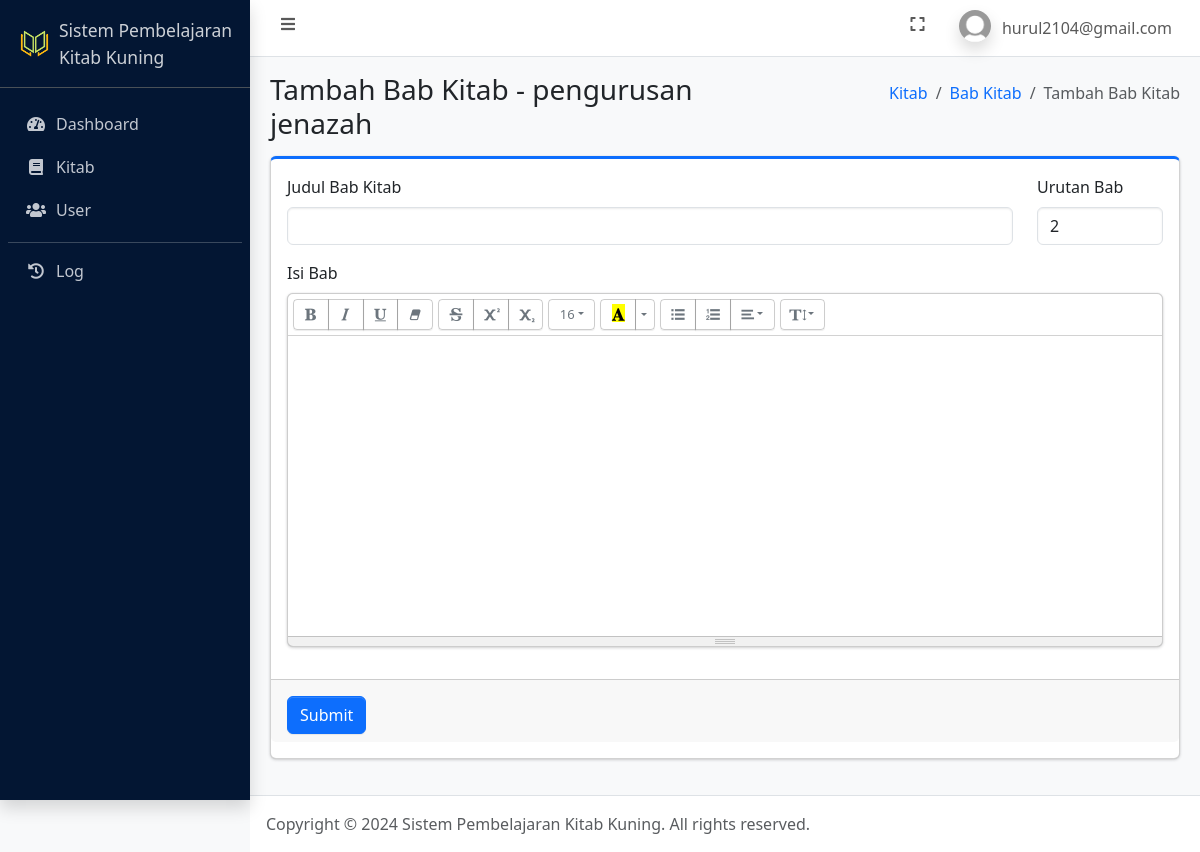
The page /tambah_bab_kitab.php?id_kitab=5 (signed in) on the database its author committed.
### tables this page shows
CREATE TABLE `user` (
  `id_user` int(11) NOT NULL,
  `nama_lengkap` varchar(100) NOT NULL,
  `email` varchar(100) NOT NULL,
  `password` varchar(255) NOT NULL,
  `role` enum('admin','pengguna') NOT NULL,
  `foto` text NOT NULL,
  `is_active` int(1) NOT NULL,
  `dibuat_pada` datetime NOT NULL DEFAULT current_timestamp()
);

CREATE TABLE `kitab` (
  `id_kitab` int(11) NOT NULL,
  `nama_kitab` varchar(255) NOT NULL,
  `pengarang` varchar(255) DEFAULT NULL,
  `jumlah_dibaca` int(11) DEFAULT NULL,
  `dibuat_pada` datetime NOT NULL DEFAULT current_timestamp()
);

CREATE TABLE `bab_kitab` (
  `id_bab_kitab` int(11) NOT NULL,
  `id_kitab` int(11) NOT NULL,
  `judul_bab_kitab` varchar(255) NOT NULL,
  `urutan_bab` int(11) NOT NULL,
  `isi_bab` longtext NOT NULL
);

### connection.php (called while the page is built, shortened)
<?php
	$host = 'localhost';
	$user = 'root';
	$pass = '';
	$database = 'pembelajaran_kitab_kuning';
	$conn = mysqli_connect($host, $user, $pass, $database);
    if (isset($_SESSION['id_user'])) {
    	$id_user = $_SESSION['id_user'];
		$dataUser = mysqli_fetch_assoc(mysqli_query($conn, "SELECT * FROM user WHERE id_user = $id_user"));
	}
?>

### tambah_bab_kitab.php (the view, shortened to what this page needs)
<?php
    require_once 'connection.php';
    $id_kitab = $_GET['id_kitab'];
    $data_kitab = mysqli_fetch_assoc(mysqli_query($conn, "SELECT * FROM kitab WHERE id_kitab = '$id_kitab'"));
    $result_urutan_bab = mysqli_query($conn, "SELECT urutan_bab FROM bab_kitab WHERE id_kitab = '$id_kitab' ORDER BY urutan_bab DESC LIMIT 1");
    if ($result_urutan_bab && mysqli_num_rows($result_urutan_bab) > 0) {
        $row = mysqli_fetch_assoc($result_urutan_bab);
        $urutan_bab_terakhir = $row['urutan_bab'];
    } else {
        $urutan_bab_terakhir = 0;
    }
?>
<!DOCTYPE html>
<html lang="en">
<head>
    <?php include_once 'include/head.php'; ?>
</head>
<body class="layout-fixed sidebar-expand-lg bg-body-tertiary">
    <div class="app-wrapper">
        <?php include_once 'include/navbar.php'; ?>
        <?php include_once 'include/sidebar.php'; ?>
        <main class="app-main">
            <div class="app-content-header">
                <div class="container-fluid">
                    <div class="row">
                        <div class="col-sm-6">
                            <h3 class="mb-0">Tambah Bab Kitab - <?= $data_kitab['nama_kitab']; ?></h3>
                        </div>
                        <div class="col-sm-6">
                            <ol class="breadcrumb float-sm-end">
                                <li class="breadcrumb-item"><a href="kitab.php">Kitab</a></li>
                                <li class="breadcrumb-item"><a href="bab_kitab.php?id_kitab=<?= $data_kitab['id_kitab']; ?>">Bab Kitab</a></li>
                                <li class="breadcrumb-item active" aria-current="page">
                                    Tambah Bab Kitab
                                </li>
                            </ol>
                        </div>
                    </div>
                </div>
            </div>
            <div class="app-content">
                <div class="container-fluid">
                    <div class="row">
                        <div class="col-12">
                            <div class="card card-primary card-outline mb-4">
                                <form method="post" enctype="multipart/form-data">
                                    <div class="card-body">
                                        <div class="row">
                                            <div class="col">
                                                <div class="mb-3">
                                                    <label for="judul_bab_kitab" class="form-label">Judul Bab Kitab</label>
                                                    <input type="text" class="form-control" id="judul_bab_kitab" name="judul_bab_kitab" required>
                                                </div>
                                            </div>
                                            <div class="col-3 col-sm-2">
                                                <div class="mb-3">
                                                    <label for="urutan_bab" class="form-label">Urutan Bab</label>
                                                    <input type="number" class="form-control" id="urutan_bab" value="<?= $urutan_bab_terakhir+1; ?>" name="urutan_bab" required>
                                                </div>
                                            </div>
                                        </div>
                                        <div class="row">
                                            <div class="col">
                                                <div class="mb-3">
                                                    <label for="summernote" class="form-label">Isi Bab</label>
                                                </div>
                                            </div>
                                        </div>
                                    </div>
                                    <div class="card-footer pt-3">
                                        <button type="submit" name="btnTambahBabKitab" class="btn btn-primary">Submit</button>
                                    </div>
                                </form>
                            </div>
                        </div>
                    </div>
                </div>
            </div>
        </main>
        <?php include_once 'include/footer.php'; ?>
    </div>
</body>
</html>

### include/navbar.php (shortened to what this page needs)
<nav class="app-header navbar navbar-expand bg-body">
    <div class="container-fluid">
        <ul class="navbar-nav">
            <li class="nav-item"> <a class="nav-link" data-lte-toggle="sidebar" href="#" role="button"> <i class="fas fa-fw fa-bars"></i> </a> </li>
        </ul>
        <ul class="navbar-nav ms-auto">
            <li class="nav-item"> <a class="nav-link" href="#" data-lte-toggle="fullscreen"> <i data-lte-icon="maximize" class="fas fa-fw fa-expand"></i> </a> </li>
            <li class="nav-item dropdown user-menu">
                <a href="#" class="nav-link dropdown-toggle" data-bs-toggle="dropdown" aria-expanded="false">
                    <img src="assets/img/profiles/default.jpg" class="user-image rounded-circle shadow" alt="User Image">
                    <span class="d-none d-md-inline"><?= $dataUser['email']; ?></span>
                </a>
            </li>
        </ul>
    </div>
</nav>

### rows shown on the page
user: email "hurul2104@gmail.com"
kitab: nama_kitab "pengurusan jenazah"
bab_kitab: urutan_bab "2"
